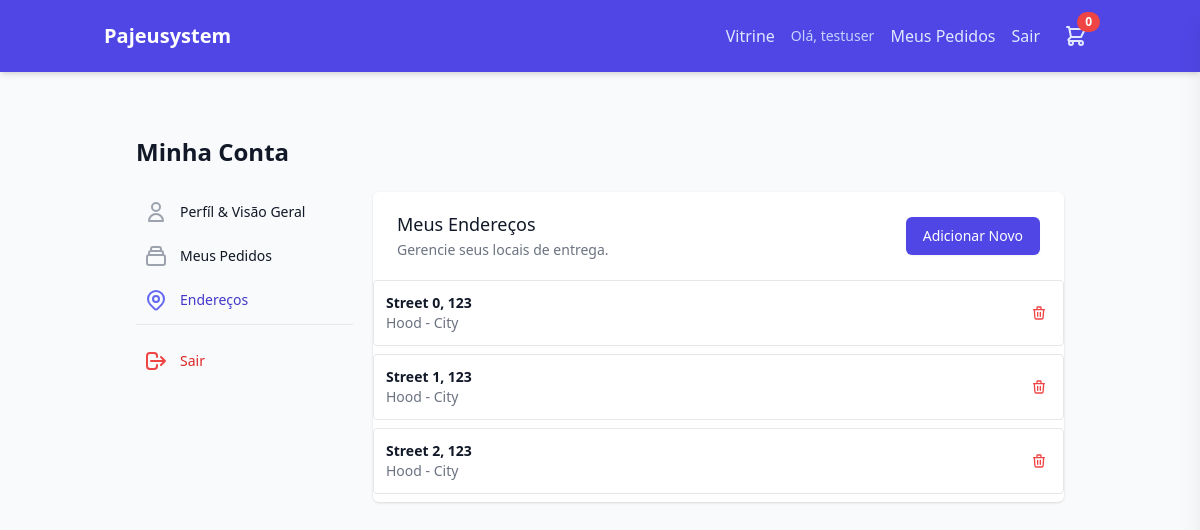
/account/addresses/ (signed in), run on the app's committed database.
### core/models.py (models this page shows, shortened)
class TenantAwareModel(models.Model):
    store = models.ForeignKey(
        Store,
        on_delete=models.CASCADE,
        related_name="%(class)s_related"
    )
    objects = TenantManager()
    class Meta:
        abstract = True

class Address(TenantAwareModel):
    user = models.ForeignKey('auth.User', on_delete=models.CASCADE, related_name='addresses')
    street = models.CharField(max_length=255)
    number = models.CharField(max_length=20)
    complement = models.CharField(max_length=255, blank=True)
    neighborhood = models.CharField(max_length=255)
    city = models.CharField(max_length=255)
    state = models.CharField(max_length=2)
    zip_code = models.CharField(max_length=20)

### core/views.py (the view)
# urls.py: path('account/addresses/', views.account_addresses, name='account_addresses'),
@login_required
def account_addresses(request):
    addresses = Address.objects.filter(user=request.user)
    return render(request, 'core/account/addresses.html', {'addresses': addresses})

### core/cart.py (called while the page is built)
    @property
    def total_items(self):
        return sum(item['quantity'] for item in self.cart.values())

    def get_total_price(self):
        return sum(Decimal(item['price']) * item['quantity'] for item in self.cart.values())

### core/context_processors.py (called while the page is built)
def theme_preference(request):
    user = getattr(request, 'user', None)
    if user is None or not user.is_authenticated:
        return {'theme_pref': 'system'}
    settings_obj = getattr(user, 'settings', None)
    theme = getattr(settings_obj, 'theme', None) if settings_obj else None
    return {'theme_pref': theme or 'system'}

### core/models.py (called while the page is built)
    def get_queryset(self):
        tenant = get_current_tenant()
        if tenant:
            return super().get_queryset().filter(store=tenant)
        return super().get_queryset()

### core/utils.py (called while the page is built)
def get_current_tenant():
    return _tenant_context.get()

def set_current_tenant(tenant):
    token = _tenant_context.set(tenant)
    return token

def reset_current_tenant(token):
    _tenant_context.reset(token)

### templates/core/account/addresses.html (shortened to what this page needs)
{% extends 'core/account/base_account.html' %}
{% block account_content %}
<div class="bg-white dark:bg-gray-800 shadow overflow-hidden sm:rounded-md">
    <div class="px-4 py-5 sm:px-6 flex justify-between items-center">
        <div>
            <h3 class="text-lg leading-6 font-medium text-gray-900 dark:text-gray-100">Meus Endereços</h3>
            <p class="mt-1 text-sm text-gray-500 dark:text-gray-400">Gerencie seus locais de entrega.</p>
        </div>
        <button type="button" onclick="document.getElementById('add-address-modal').classList.remove('hidden')"
            class="inline-flex items-center px-4 py-2 border border-transparent shadow-sm text-sm font-medium rounded-md text-white bg-indigo-600 hover:bg-indigo-700 focus:outline-none focus:ring-2 focus:ring-offset-2 focus:ring-indigo-500">
            Adicionar Novo
        </button>
    </div>
    <div id="address-list-container">
        {% include 'core/partials/address_list.html' %}
    </div>
</div>
{% endblock %}

### templates/base.html (shortened to what this page needs)
<!DOCTYPE html>
<html lang="pt-br" class="dark">
<head>
    <script src="https://cdn.tailwindcss.com"></script>
</head>
<body class="bg-gray-50 text-gray-900 dark:bg-gray-900 dark:text-gray-100 font-sans transition-colors" hx-headers='{"X-CSRFToken": "{{ csrf_token }}"}'>
    <header class="bg-indigo-600 dark:bg-indigo-800 text-white shadow-md">
        <div class="container mx-auto px-4 py-4 flex justify-between items-center">
            <div class="flex items-center">
                <a href="/" class="flex items-center gap-3">
                    {% if request.tenant.logo %}
                    <img src="{{ request.tenant.logo.url }}" alt="{{ request.tenant.name }}"
                        class="h-10 w-auto rounded">
                    {% else %}
                    <span class="text-xl font-bold">{{ request.tenant.name|default:"Pajeusystem" }}</span>
                    {% endif %}
                </a>
            </div>
            <nav class="flex items-center gap-4">
                {% if request.user_can_manage %}
                <span class="text-sm text-indigo-200">Olá, {{ user.username }} (Gestor)</span>
                <a href="{% url 'dashboard' %}" class="text-indigo-100 hover:text-white font-medium">Painel</a>
                <a href="{% url 'manager_orders' %}" class="text-indigo-100 hover:text-white font-medium">Pedidos</a>
                <a href="{% url 'comanda_list' %}" class="text-indigo-100 hover:text-white font-medium">Comandas</a>
                <a href="{% url 'manager_products' %}" class="text-indigo-100 hover:text-white font-medium">Catálogo</a>
                <a href="{% url 'manager_settings' %}" class="text-indigo-100 hover:text-white font-medium">Configurações</a>
                <a href="/" class="text-indigo-100 hover:text-white font-medium">Ver Vitrine</a>
                <form action="{% url 'logout' %}" method="post" class="inline">
                    {% csrf_token %}
                    <button type="submit" class="text-indigo-100 hover:text-white font-medium">Sair</button>
                </form>
                {% else %}
                <a href="/catalog/" class="text-indigo-100 hover:text-white font-medium">Vitrine</a>
                {% if user.is_authenticated %}
                <span class="text-sm text-indigo-200">Olá, {{ user.username }}</span>
                <a href="{% url 'account_orders' %}" class="text-indigo-100 hover:text-white font-medium">Meus Pedidos</a>
                <form action="{% url 'logout' %}" method="post" class="inline">
                    <button type="submit" class="text-indigo-100 hover:text-white font-medium">Sair</button>
                </form>
                {% else %}
                <a href="{% url 'login' %}" class="text-indigo-100 hover:text-white font-medium">Entrar</a>
                <a href="{% url 'signup' %}"
                    class="bg-indigo-500 hover:bg-indigo-700 text-white px-3 py-1.5 rounded transition">Cadastrar</a>
                {% endif %}
                <button class="relative p-2 text-indigo-100 hover:text-white" hx-get="{% url 'cart_detail' %}"
                    hx-target="#cart-drawer-content" _="on click remove .translate-x-full from #cart-drawer">
                    <svg class="w-6 h-6" fill="none" stroke="currentColor" viewBox="0 0 24 24">
                        <path stroke-linecap="round" stroke-linejoin="round" stroke-width="2"
                            d="M3 3h2l.4 2M7 13h10l4-8H5.4M7 13L5.4 5M7 13l-2.293 2.293c-.63.63-.184 1.707.707 1.707H17m0 0a2 2 0 100 4 2 2 0 000-4zm-8 2a2 2 0 11-4 0 2 2 0 014 0z">
                        </path>
                    </svg>
                    <span id="cart-count"
                        class="bg-red-500 text-white text-xs font-bold px-2 py-0.5 rounded-full absolute -top-1 -right-1">
                        {{ cart.total_items }}
                    </span>
                </button>
                {% endif %}
            </nav>
        </div>
    </header>
    <main class="container mx-auto px-4 py-8">
        {% block content %}
        {% endblock %}
    </main>
</body>
</html>

### templates/core/partials/address_list.html (shortened to what this page needs)
{% for address in addresses %}
<div class="flex justify-between items-center p-3 bg-white dark:bg-gray-800 border dark:border-gray-700 rounded mb-2 hover:bg-gray-50 dark:hover:bg-gray-700 cursor-pointer"
    onclick="selectAddress(this, '{{ address.street }}, {{ address.number }} - {{ address.neighborhood }}, {{ address.city }} - {{ address.state }}{% if address.zip_code %}, CEP {{ address.zip_code }}{% endif %}')">
    <div class="text-sm">
        <p class="font-bold">{{ address.street }}, {{ address.number }}</p>
        <p class="text-gray-500 dark:text-gray-400">{{ address.neighborhood }} - {{ address.city }}</p>
    </div>
    <button hx-post="{% url 'delete_address' address.id %}" hx-target="#saved-addresses-list"
        class="text-red-500 dark:text-red-400 hover:text-red-700 dark:hover:text-red-300 p-1">
        <svg class="w-4 h-4" fill="none" stroke="currentColor" viewBox="0 0 24 24">
            <path stroke-linecap="round" stroke-linejoin="round" stroke-width="2"
                d="M19 7l-.867 12.142A2 2 0 0116.138 21H7.862a2 2 0 01-1.995-1.858L5 7m5 4v6m4-6v6m1-10V4a1 1 0 00-1-1h-4a1 1 0 00-1 1v3M4 7h16">
            </path>
        </svg>
    </button>
</div>
{% empty %}
<p class="text-sm text-gray-500 dark:text-gray-400 italic">Nenhum endereço salvo.</p>
{% endfor %}

### data on the page
Address: street "Street 0", number "123", neighborhood "Hood", city "City"
Address: street "Street 1", number "123", neighborhood "Hood", city "City"
Address: street "Street 2", number "123", neighborhood "Hood", city "City"

### other printed values
{{ request.tenant.name|default:"Pajeusystem" }} "Pajeusystem"
{{ user.username }} "testuser"
{{ cart.total_items }} "0"
